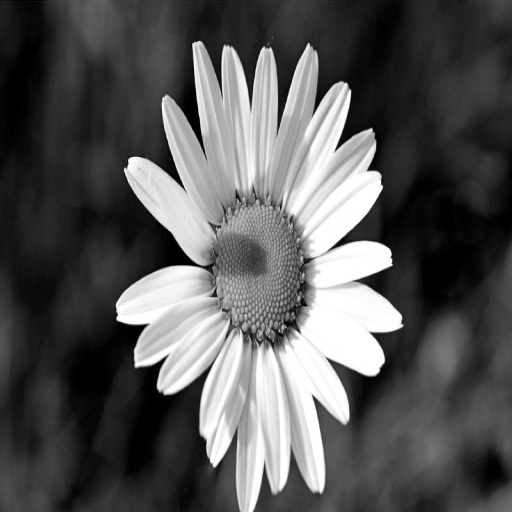
#> input picture stego-extract-dwt/stego-basic-extract-dwt/stego.jpg, 512 x 512 px
$ python extract_message.py
#> lines starting #> are read from the running program, lines starting #| are printed output that depends on the picture
#> the answer given: stego.jpg
# extract_only.py
import numpy as np
import cv2
import pywt

def extract_message(image_path):
    """Extract binary message from stego image using DWT."""
#> called with image_path = 'stego.jpg'
    img = cv2.imread(image_path, cv2.IMREAD_GRAYSCALE)
#> img is the input picture: shape (512, 512); min 0, max 255, mean 86.6
    if img is None:
        raise ValueError("Khong the doc anh")

    coeffs = pywt.dwt2(img, 'haar')
    _, (cH, _, _) = coeffs
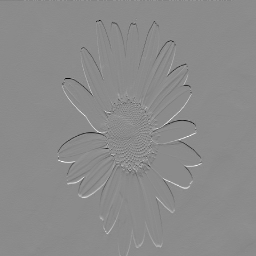
#> cH: shape (256, 256) float64; min -176.5, max 146.5, mean -0.1; drawn with min black and max white

    cH_flat = cH.flatten()
    binary_length = ''
    for i in range(32):
        binary_length += '1' if cH_flat[i] >= 0 else '0'
#> this loop made 32 passes
#> binary_length on passes 1 to 12: '0', '00', '000', '0000', '00000', '000000', '0000000', '00000000', '000000000', '0000000000', '00000000000', '000000000000'
    message_length = int(binary_length, 2)
#> message_length = 200

    binary_message = ''
    for i in range(message_length):
        binary_message += '1' if cH_flat[i + 32] >= 0 else '0'
#> this loop made 200 passes
#> binary_message on passes 1 to 3: '0', '01', '010'

    return binary_message

if __name__ == "__main__":
    image_path = input("Nhap ten tep anh: ").strip()
    try:
        binary_msg = extract_message(image_path)
        with open("output.txt", "w") as f:
            f.write(binary_msg)
        print("Chuoi nhi phan nhan duoc:", binary_msg)
#> (printed output is left out)
        print("Da trich xuat chuoi nhi phan vao file output.txt")
    except Exception as e:
        print("Loi:", str(e))
